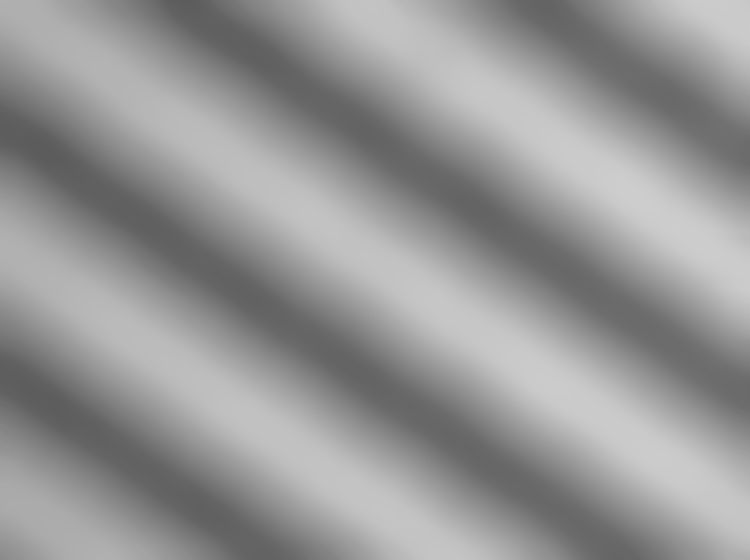
#> input picture image_class/moer/new_moer1-mid7.png, 750 x 560 px
$ python 'MOER Fringe.py'
#> lines starting #> are read from the running program, lines starting #| are printed output that depends on the picture
import math

import cv2
import numpy as np
from matplotlib import pyplot as plt


def transform(img):
    """
    in:空域原始图像
    out：【0】：平移后的频域图像；【1】：傅里叶变换后的频域图像
    """
    f = np.fft.fft2(img)
    # the image 'img' is passed to np.fft.fft2() to compute its 2D Discrete Fourier transform f
    # f_mag = 20 * np.log(np.abs(f))
    fshift = np.fft.fftshift(f)     # 平移:将低频平移到中心
    # center = 20 * np.log(np.abs(fshift))
    return f, fshift


def inversion(img):
    """
    in:滤波后的频域图像
    out：【0】：逆平移后的频域图像；【1】：傅里叶逆变换后的空域图像
    """
    # Shift the zero-frequency component back to the top-left corner of the frequency spectrum
    ifshift = np.fft.ifftshift(img)
    # if_mag = np.log(1 + np.abs(ifshift))
    # Apply the inverse Fourier transform to obtain the final filtered image
    final = np.fft.ifft2(ifshift)
    # final_mag = np.log(1+np.abs(final))

    return ifshift, final


def distance(point1, point2):
    return math.sqrt((point1[0]-point2[0])**2 + (point1[1]-point2[1])**2)


def idealFilterLP(D0, imgShape):
    base = np.zeros(imgShape[:2])
    rows, cols = imgShape[:2]
    center = (rows/2, cols/2)
    for x in range(cols):
        for y in range(rows):
            if distance((y, x), center) < D0:
                base[y, x] = 1
    return base


# [59 lines left out: functions idealFilterHP, butterworthLP, butterworthHP, gaussianLP, gaussianHP, not called in this run]


if __name__ == '__main__':
    # input1 = './images/Lena.bmp'
    input1 = './moer/new_moer1-mid7.png'
    input2 = './moer/new_moer2-mid5.png'
    input3 = './moer/new_moer3-mid5.png'
    # input1 = './moer/new_skeleton1.png'
    # input2 = './moer/new_skeleton2.png'
    # input3 = './moer/new_skeleton3.png'

    img1 = cv2.imread(input1, 0)
#> img1 is the input picture: shape (560, 750); min 92, max 205, mean 150
    img2 = cv2.imread(input2, 0)
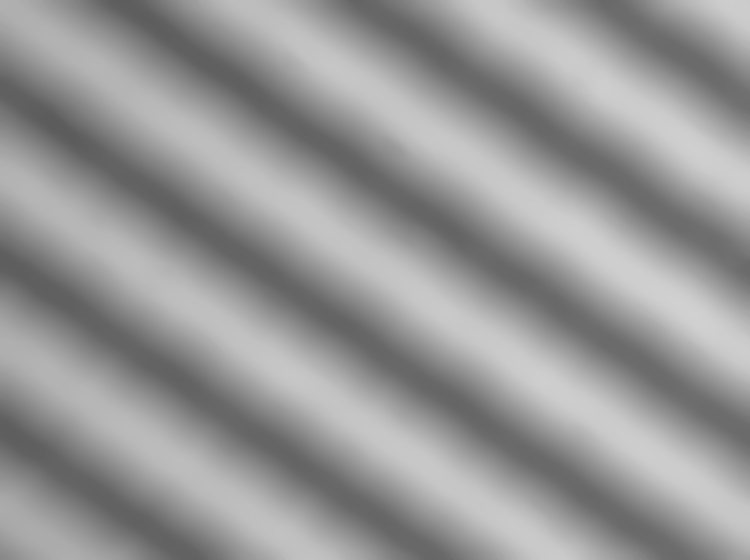
#> input picture image_class/moer/new_moer2-mid5.png, 750 x 560 px
#> img2 is the input picture: shape (560, 750); min 92, max 209, mean 151.1
    img3 = cv2.imread(input3, 0)
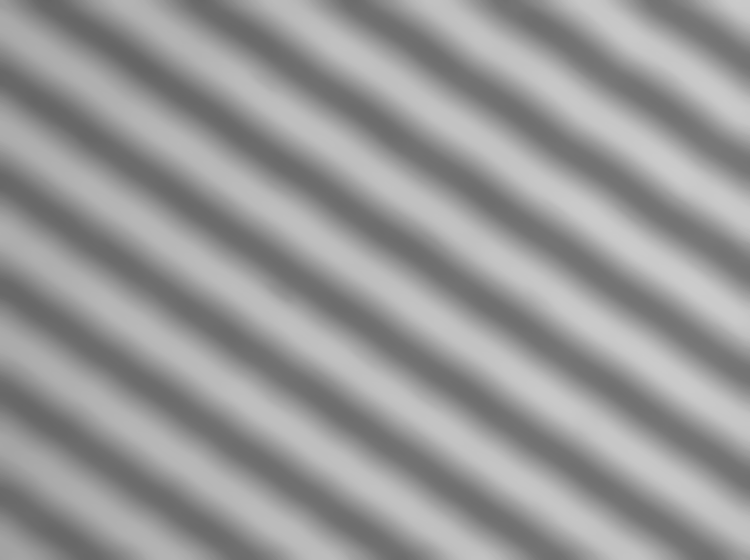
#> input picture image_class/moer/new_moer3-mid5.png, 750 x 560 px
#> img3 is the input picture: shape (560, 750); min 101, max 203, mean 151.7

    idealk1 = idealFilterLP(20, img1.shape)  # filter model
    idealk2 = idealFilterLP(40, img1.shape)

    ft1, fshift1 = transform(img1)  # moer1
    ff1 = fshift1 * idealk1
    ifshift1, ift1 = inversion(ff1)

    ft2, fshift2 = transform(img2)  # moer2
    ff2 = fshift2 * idealk1
    ifshift2, ift2 = inversion(ff2)

    ft3, fshift3 = transform(img3)  # moer2
    ff3 = fshift3 * idealk1
    ifshift3, ift3 = inversion(ff2)

    plt.subplot(431), plt.imshow(img1, cmap='gray'), plt.title('Moer1'), plt.axis('off')
    plt.subplot(432), plt.imshow(np.log(1 + np.abs(ft1)), cmap='gray'), plt.title('Magnitude Spectrum'), plt.axis('off')
    plt.subplot(433), plt.imshow(np.log(1 + np.abs(fshift1)), cmap='gray'), plt.title('Centered Spectrum'), plt.axis(
        'off')
    plt.subplot(434), plt.imshow(img2, cmap='gray'), plt.title('Moer2'), plt.axis('off')
    plt.subplot(435), plt.imshow(np.log(1 + np.abs(ft2)), cmap='gray'), plt.title('Magnitude Spectrum'), plt.axis('off')
    plt.subplot(436), plt.imshow(np.log(1 + np.abs(fshift2)), cmap='gray'), plt.title('Centered Spectrum'), plt.axis(
        'off')
    plt.subplot(437), plt.imshow(img3, cmap='gray'), plt.title('Moer3'), plt.axis('off')
    plt.subplot(438), plt.imshow(np.log(1 + np.abs(ft3)), cmap='gray'), plt.title('Magnitude Spectrum'), plt.axis('off')
    plt.subplot(439), plt.imshow(np.log(1 + np.abs(fshift3)), cmap='gray'), plt.title('Centered Spectrum'), plt.axis(
        'off')

    plt.subplot(4,3,10), plt.imshow(np.log(1 + np.abs(ift1)), cmap='gray'), plt.title('moer1-20'), plt.axis('off')
    plt.subplot(4,3,11), plt.imshow(np.log(1 + np.abs(ift2)), cmap='gray'), plt.title('moer2-20'), plt.axis('off')
    plt.subplot(4,3,12), plt.imshow(np.log(1 + np.abs(ift3)), cmap='gray'), plt.title('moer3-20'), plt.axis('off')
    plt.savefig("./moer/denoise-frequency.jpg", dpi=300, bbox_inches="tight")
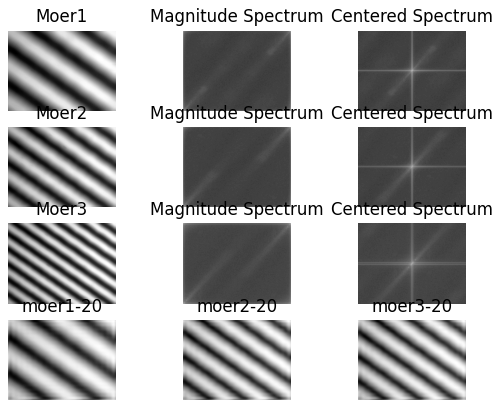
#> figure drawn by matplotlib, 12 panels

    plt.show()
